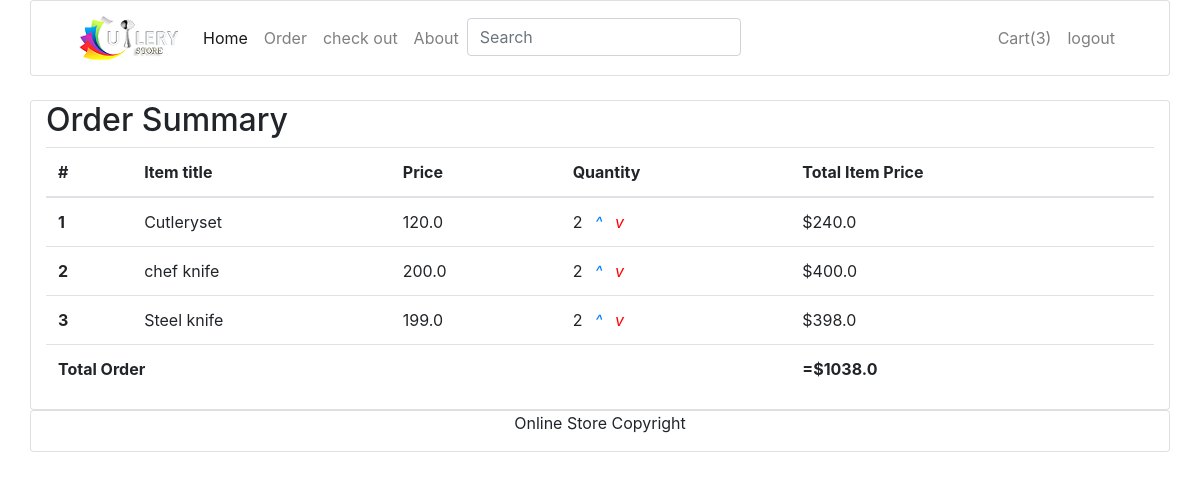
/product/1234/order-summary (signed in), run on the app's committed database.
### product/models.py (models this page shows, shortened)
class Order(models.Model):
    user = models.ForeignKey(settings.AUTH_USER_MODEL, on_delete=models.CASCADE)
    items = models.ManyToManyField(OrderItem)
    start_date = models.DateTimeField(auto_now_add=True)
    ordered_date = models.DateTimeField()
    ordered = models.BooleanField(default=False)
    '''
    1. Item added to cart
    2. Adding a billing address
    (Failed checkout)
    3. Payment
    (Preprocessing, processing, packaging etc.)
    4. Being delivered
    5. Received
    6. Refunds
    '''
    def get_total(self):
        total = 0
        for order_item in self.items.all():
            total += order_item.get_total_item_price()
        return total

class OrderItem(models.Model):
    user = models.ForeignKey(settings.AUTH_USER_MODEL,
                             on_delete=models.CASCADE)
    ordered = models.BooleanField(default=False)
    item = models.ForeignKey(Item, on_delete=models.CASCADE)
    quantity = models.IntegerField(default=1)
    def get_total_item_price(self):
        return self.quantity * self.item.price

class Item(models.Model):
    title = models.CharField(max_length=100)
    price = models.FloatField()
    discount_price = models.FloatField(blank=True, null=True)
    slug = models.SlugField()
    overview = models.TextField()
    pack=models.CharField(max_length=15)
    usage = models.CharField(max_length=50)
    color = models.CharField(max_length=20 )
    minimum_set = models.CharField(max_length=20)
    material = models.CharField(max_length=25)
    image = models.ImageField()

### product/views.py (the view)
# urls.py: url(r'order-summary', views.OrderSummaryView.as_view(), name='order-summary'),
class OrderSummaryView(LoginRequiredMixin, generic.View):
    def get(self, *args, **kwargs):
        try:
            order = Order.objects.get(user=self.request.user, ordered=False)
            context = {'object': order }
            return render(self.request, 'order_summary.html', context)
        except ObjectDoesNotExist:
            messages.warning(self.request, "You do not have an active order")
            return redirect("/")

### product/templatetags/ordercount.py (called while the page is built)
@register.filter(name='ordercount')
def ordercount(user):
    if user.is_authenticated:
        qs = Order.objects.filter(user=user, ordered=False)
        if qs.exists():
            return qs[0].items.count()
    return 0

### templates/order_summary.html
{% extends "home.html" %}
{% block content %}
  <main>
    <div class="container card">
    <div class="table-responsive text-nowrap">
    <h2>Order Summary</h2>
    <table class="table">
        <thead>
        <tr>
            <th scope="col">#</th>
            <th scope="col">Item title</th>
            <th scope="col">Price</th>
            <th scope="col">Quantity</th>
            <th scope="col">Total Item Price</th>
        </tr>
        </thead>
        <tbody>
        <tbody>
        {% for order_item in object.items.all %}
        <tr>
            <th scope="row">{{ forloop.counter }}</th>
            <td>{{ order_item.item.title }}</td>
            <td>{{ order_item.item.price }}</td>
            <td>
                {{ order_item.quantity }}
                <a href="{% url 'add-to-cart' order_item.item.slug %}"><i class="fas fa-plus ml-2">^</i></a>
                <a style='color: red;' href="{% url 'remove-from-cart' order_item.item.slug %}">
                    <i class="fas fa-plus ml-2">v</i>
                </a>
              </td>
            <td>
              ${{ order_item.get_total_item_price }}
            </td>
        </tr>
        {% endfor %}
        </tbody>
        <tfoot>
        <tr>
            <td colspan="4"><b> Total Order</b></td>
            <td><b>=${{object.get_total }}</b></td>
        </tr>
        </tfoot>
    </table>
    </div>
    </div>
  </main>
{% endblock %}

### templates/navbar.html (shortened to what this page needs)
{% load static %}
<div class="container card">
  <nav class="navbar navbar-expand-lg navbar-light white scrolling-navbar">
    <div class="container">
      <a class="navbar-brand waves-effect" href="https://mdbootstrap.com/docs/jquery/" target="_blank">
        <strong class="blue-text"><img src="{% static 'images/mylogo.png' %}"></strong>
      </a>
      <div class="collapse navbar-collapse" id="navbarSupportedContent">
        <ul class="navbar-nav mr-auto">
          <li class="nav-item active">
            <a class="nav-link waves-effect" href="/">Home
            </a>
          </li>
          <li class="nav-item">
            <a class="nav-link waves-effect" href="{% url 'order-summary' %}"
              target="_blank">Order</a>
          </li>
          <li class="nav-item">
            <a class="nav-link waves-effect" href="{% url 'checkout' %}"
              target="_blank">check out</a>
          </li>
          <li class="nav-item">
            <a class="nav-link waves-effect" href="#" target="_blank">About
              </a>
          </li>
            <li class="nav-item">
               <form class="form-inline" method="GEt" action="{%url 'search' %}">
                <div class="md-form my-0">
                     <input class="form-control mr-sm-2" type="text" placeholder="Search" aria-label="Search" name="search">
                 </div>
                </form>
            </li>
        </ul>
        <ul class="navbar-nav nav-">
          {% if user.is_authenticated %}
          {% load ordercount %}
          <li class="nav-item">
            <a class="nav-link waves-effect" >
              <span class="clearfix d-none d-sm-inline-block"> Cart({{ request.user|ordercount }}) </span>
            </a>
          </li>
          <li class="nav-item">
            <a class="nav-link waves-effect" href="{% url 'logout' %}">
              <span class="clearfix d-none d-sm-inline-block"> logout </span>
            </a>
          </li>
          {% else %}
          <li class="nav-item">
            <a class="nav-link waves-effect" href="{% url 'login' %}">
              <span class="clearfix d-none d-sm-inline-block"> login </span>
            </a>
          </li>
          {% endif %}
        </ul>
      </div>
    </div>
  </nav>
</div>

### data on the page
OrderItem: item "Cutleryset", item.price "120.0", quantity "2", get_total_item_price "240.0"
OrderItem: item "chef knife", item.price "200.0", quantity "2", get_total_item_price "400.0"
OrderItem: item "Steel knife", item.price "199.0", quantity "2", get_total_item_price "398.0"
Order: get_total "1038.0"

### other printed values
{{ request.user|ordercount }} "3"
